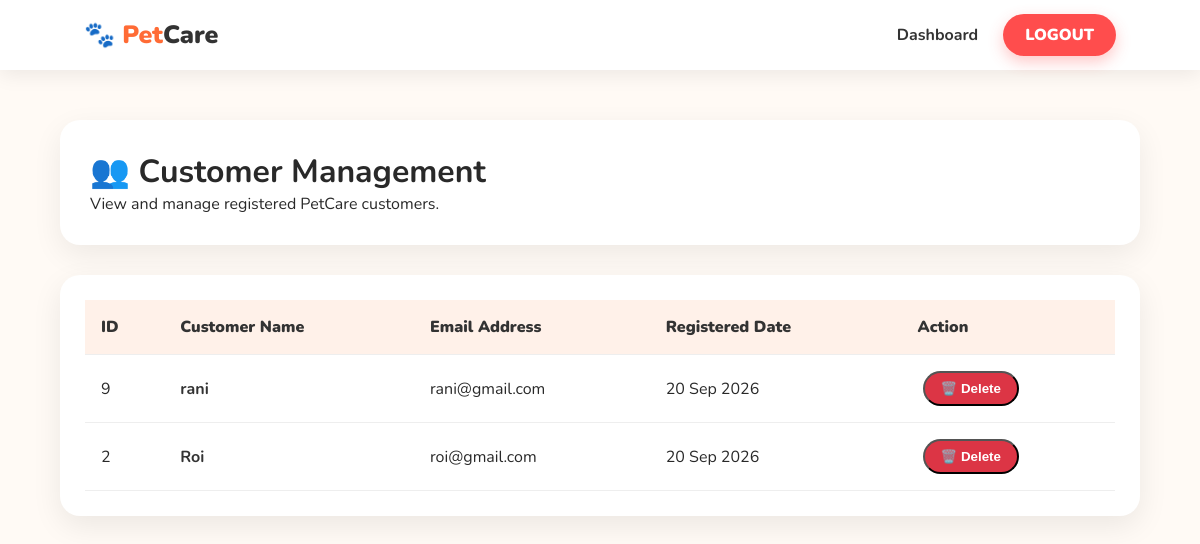
Page /customers.php (signed in) on the committed database.
### tables this page shows
CREATE TABLE `users` (
  `id` int(11) NOT NULL AUTO_INCREMENT,
  `name` varchar(100) NOT NULL,
  `email` varchar(100) NOT NULL,
  `password` varchar(255) NOT NULL,
  `role` enum('admin','customer') NOT NULL DEFAULT 'customer',
  `created_at` timestamp NOT NULL DEFAULT current_timestamp(),
  PRIMARY KEY (`id`),
  UNIQUE KEY `email` (`email`)
);

### customers.php (the view, shortened to what this page needs)
<?php
require_once "config/db.php";
$result = $conn->query(
    "SELECT id, name, email, created_at
     FROM users
     WHERE role = 'customer'
     ORDER BY id DESC"
);
?>
<!DOCTYPE html>
<html lang="en">
<head>
    <link rel="stylesheet" href="css/style.css">
</head>
<body>
<nav class="navbar">
    <a href="admin_dashboard.php" class="logo">
        🐾 Pet<span>Care</span>
    </a>
    <ul class="nav-links">
        <li>
            <a href="admin_dashboard.php">
                Dashboard
            </a>
        </li>
        <li>
            <a href="logout.php" class="login-btn">
                LOGOUT
            </a>
        </li>
    </ul>
</nav>
<div class="dashboard">
    <div class="dashboard-header">
        <h1>👥 Customer Management</h1>
        <p>
            View and manage registered PetCare customers.
        </p>
    </div>
    <div class="customer-table-wrapper">
        <?php if ($result->num_rows > 0): ?>
            <table class="customer-table">
                <thead>
                    <tr>
                        <th>ID</th>
                        <th>Customer Name</th>
                        <th>Email Address</th>
                        <th>Registered Date</th>
                        <th>Action</th>
                    </tr>
                </thead>
                <tbody>
                    <?php while ($customer = $result->fetch_assoc()): ?>
                        <tr>
                            <td>
                                <?php echo $customer["id"]; ?>
                            </td>
                            <td>
                                <strong>
                                    <?php
                                    echo htmlspecialchars(
                                        $customer["name"]
                                    );
                                    ?>
                                </strong>
                            </td>
                            <td>
                                <?php
                                echo htmlspecialchars(
                                    $customer["email"]
                                );
                                ?>
                            </td>
                            <td>
                                <?php
                                echo date(
                                    "d M Y",
                                    strtotime(
                                        $customer["created_at"]
                                    )
                                );
                                ?>
                            </td>
                            <td>
                                <button
                                    type="button"
                                    class="delete-btn"
                                    onclick="openDeletePopup(
                                        <?php echo $customer["id"]; ?>,
                                        '<?php echo htmlspecialchars(
                                            addslashes($customer["name"])
                                        ); ?>'
                                    )"
                                >
                                    🗑️ Delete
                                </button>
                            </td>
                        </tr>
                    <?php endwhile; ?>
                </tbody>
            </table>
        <?php endif; ?>
    </div>
</div>
</body>
</html>

### css/style.css (style rules this page uses)
* { margin: 0; padding: 0; box-sizing: border-box; }
html { scroll-behavior: smooth; }
body { font-family: 'Nunito', sans-serif; background: #fffaf5; color: #292929; min-height: 100vh; }
.navbar { width: 100%; padding: 18px 7%; background: white; display: flex; align-items: center; justify-content: space-between; box-shadow: 0 4px 20px rgba(0, 0, 0, 0.08); position: sticky; top: 0; z-index: 1000; }
.logo { font-size: 25px; font-weight: 900; text-decoration: none; color: #ff6b35; }
.logo span { color: #333; }
.nav-links { display: flex; gap: 25px; list-style: none; }
.nav-links a { text-decoration: none; color: #333; font-weight: 700; transition: 0.3s; }
.login-btn { background: #ff4d4d; color: white !important; padding: 10px 22px; border-radius: 25px; font-weight: 900 !important; box-shadow: 0 6px 15px rgba(255, 77, 77, 0.3); transition: 0.3s ease; }
.delete-btn { display: inline-block; padding: 8px 16px; background: #dc3545; color: white; text-decoration: none; border-radius: 20px; font-weight: 800; margin-left: 5px; transition: 0.3s ease; }
.dashboard { width: 90%; max-width: 1200px; margin: 50px auto; }
.dashboard-header { background: white; padding: 30px; border-radius: 20px; margin-bottom: 30px; box-shadow: 0 10px 30px rgba(0, 0, 0, 0.07); animation: fadeUp 0.7s ease; }
.dashboard-header h1 { font-size: 32px; }
.customer-table-wrapper { background: white; padding: 25px; border-radius: 20px; box-shadow: 0 10px 30px rgba(0, 0, 0, 0.08); overflow-x: auto; }
.customer-table { width: 100%; border-collapse: collapse; }
.customer-table th, .customer-table td { padding: 16px; text-align: left; border-bottom: 1px solid #eeeeee; }
.customer-table th { background: #fff1e9; color: #333; font-weight: 900; }
.customer-table tr { transition: 0.3s ease; }
.customer-table td strong { color: #333; }

### rows in the picture
users: id "9", name "rani", email "rani@gmail.com", created_at "20 Sep 2026"
users: id "2", name "Roi", email "roi@gmail.com", created_at "20 Sep 2026"
